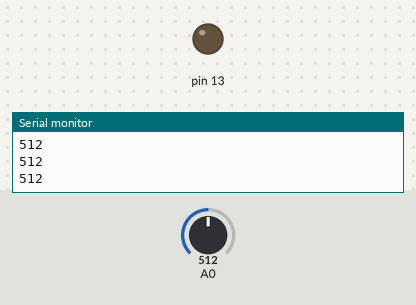
A sketch run on a simulated Arduino Uno, built with avr-gcc and run on an emulated ATmega328P. Parts: output pins drawn as LEDs (lit = HIGH), the last lines printed to the serial monitor. Inputs (shaded band) come from the test bench; at power-on: A0 = 512.

Above: at 1.2 s.
1.3 s: A0 set to 584
3.0 s: A0 set to 608
At 4.5 s:
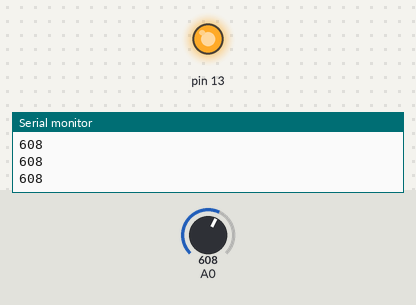
4.8 s: A0 set to 590
At 6.0 s:
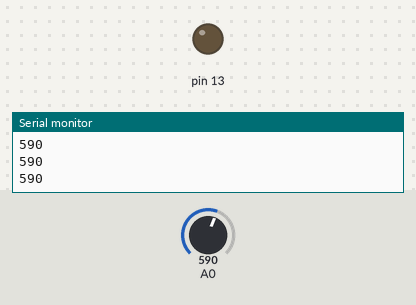
6.6 s: A0 set to 610
At 7.4 s:
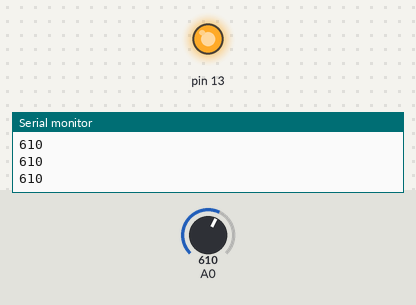
Timing chart, 0 to 9.4 s (numbered marks = the images above; inputs shaded):
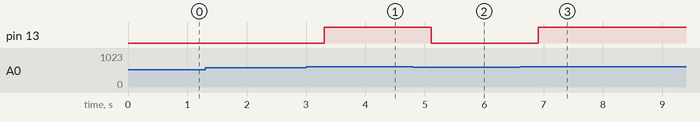

The sketch:

Code_file-Night_lamp.ino.ino
```cpp
int sensorValue;

void setup()
{
  pinMode(13, OUTPUT);
  Serial.begin(9600);
}

void loop()
{
  sensorValue=analogRead(A0);
  Serial.println(sensorValue);
  delay(300);
  if(sensorValue>600){
    digitalWrite(13,HIGH);
  }
  else
    digitalWrite(13,LOW);
}
```

Measured:
- the behaviour switches between 600 and 601 on A0 (found by bisection; images 0 and 1)
- after the input at 3.0 s, pin 13: LOW → HIGH after 0.30 s
- after the input at 4.8 s, pin 13: HIGH → LOW after 0.31 s
- after the input at 6.6 s, pin 13: LOW → HIGH after 0.31 s
